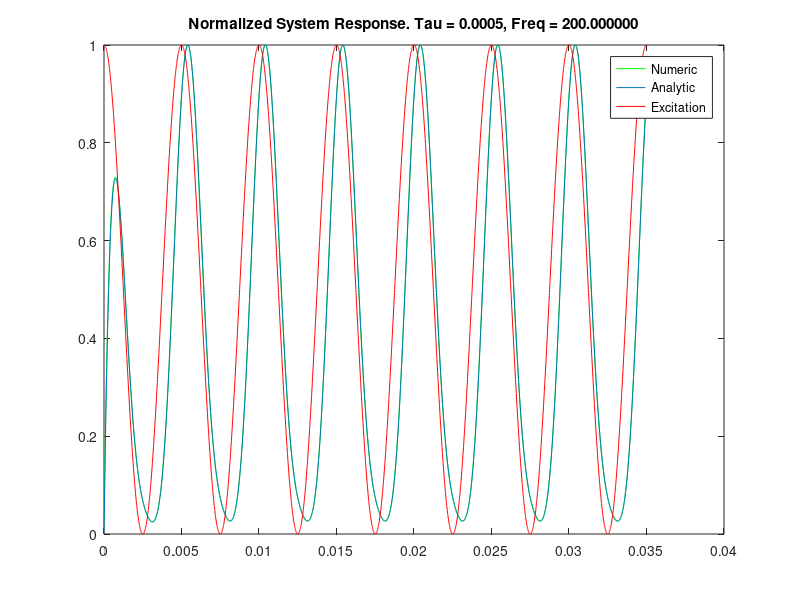
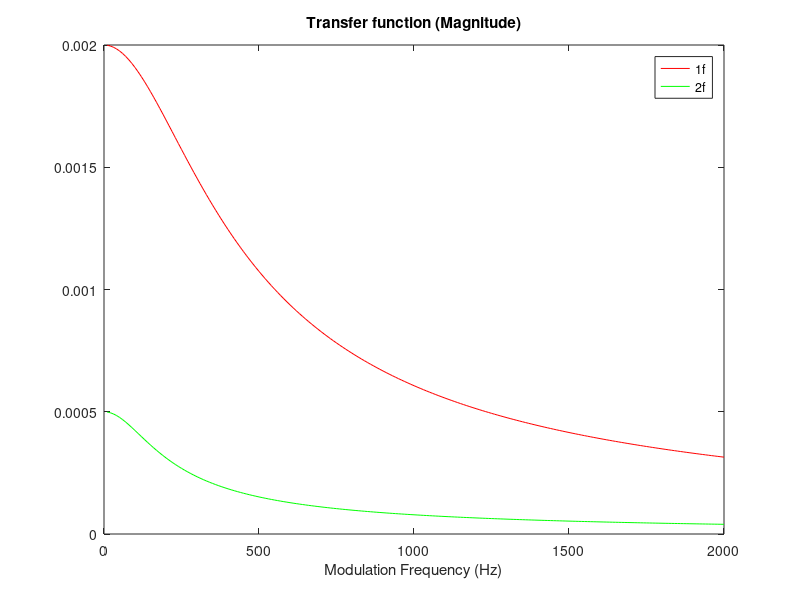
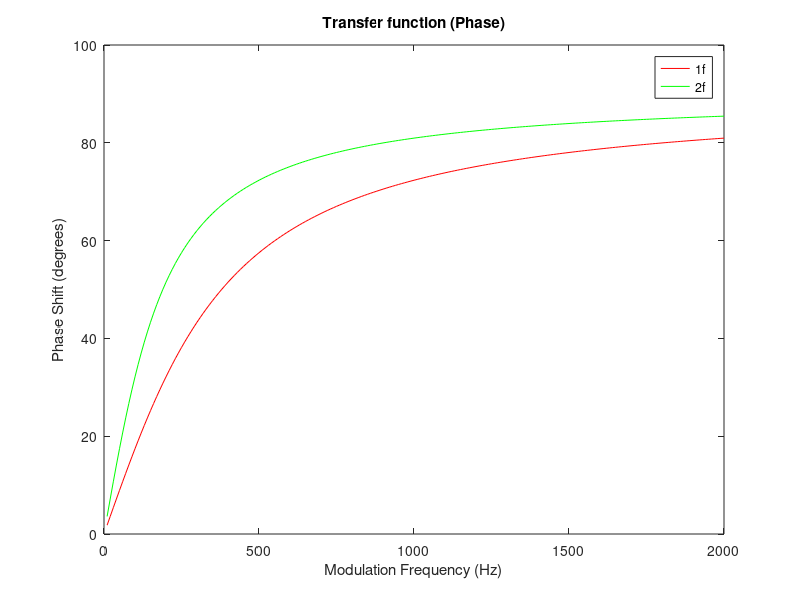

Here is the MATLAB script that generated these plots, in order:
%2P Modulated Fluorescence Simulation

clear all
%% Define constants
numPeriods = 7;
ptsPerPeriod = 500;
numpoints = numPeriods * ptsPerPeriod;
tau = 500e-6;
freq=200;
omega = freq*2*pi;
dt = 1/(ptsPerPeriod*freq);
t = 0:dt:dt*(numpoints-1);
a=1;        %Offset of modulated light
b=1;        %Amplitued of mulated light
c=1;
d=0.00;     %magnitude of noise;




%% Create Excitation signal
sig1 = a + b.*cos((omega.*t));
sig2 = sig1.^2;


% figure(1)
% plot(t,sig1,'r',t,sig2,'g');
% legend('Excitation','Excitation^2');
% xlabel('Time (s)');

%% Create Impulse resopnse
impResp = c.*exp(-t./tau);
% figure(2)
% plot(t,impResp);


%%  Perform the convolution to get system response
response = conv(sig2,impResp);
%figure(2)
t2 = 0:dt:dt*(2*numpoints-2);
%plot(t,sig2,t,response(1:numpoints));

%%  Create system response based on my analytical solution.
temp1 = -tau*(8 + 32*omega^2*tau^2 + 12*omega^4*tau^4);
temp2 = (1+omega^2*tau^2)*(1+4*omega^2*tau^2);
const = temp1/temp2;
clear temp1 temp2;
A= 3 * tau;
B= 4*tau/[1+omega^2*tau^2]^0.5;
C = tau/[1+4*omega^2*tau^2]^0.5;
phi1 = atan(-omega*tau);
phi2 = atan(-omega*2*tau);

analyticResponse = a^2 * [const.*exp(-t/tau) + A + B.*cos(omega.*t+phi1)+C.*cos(2.*omega.*t+phi2)];
%figure(3)
%plot(t,analyticResponse);

%%  Compare numeric calc and analytic calc of system response
figure(2)
plot(t,response(1:numpoints)/max(response),'g',t,analyticResponse/max(analyticResponse), ...
    t,sig1/max(sig1),'r');
legend('Numeric','Analytic','Excitation')
fig2Title = sprintf('Normalized System Response. Tau = %i, Freq = %f',tau,freq');
title(fig2Title)

%%  Look at the 1f and 2f components vs frequency
f = 10:10:2000;
omegas = 2.*pi.*f;

Mag1f = 4.*tau./[1+omegas.^2*tau^2].^0.5;
Mag2f = tau./[1+4.*omegas.^2*tau^2].^0.5;

figure(3)
plot(f,Mag1f,'r',f,Mag2f,'g');
legend('1f','2f')
xlabel('Modulation Frequency (Hz)');
title('Transfer function (Magnitude)');

% figure(4)
% plot(f,Mag1f./Mag2f);

phi1s = (atan(omegas*tau)).*180./pi;
phi2s = (atan(omegas*2*tau)).*180./pi;
figure(4)
plot(f,phi1s,'r',f,phi2s,'g');
legend('1f','2f')
xlabel('Modulation Frequency (Hz)');
ylabel('Phase Shift (degrees)');
title('Transfer function (Phase)');